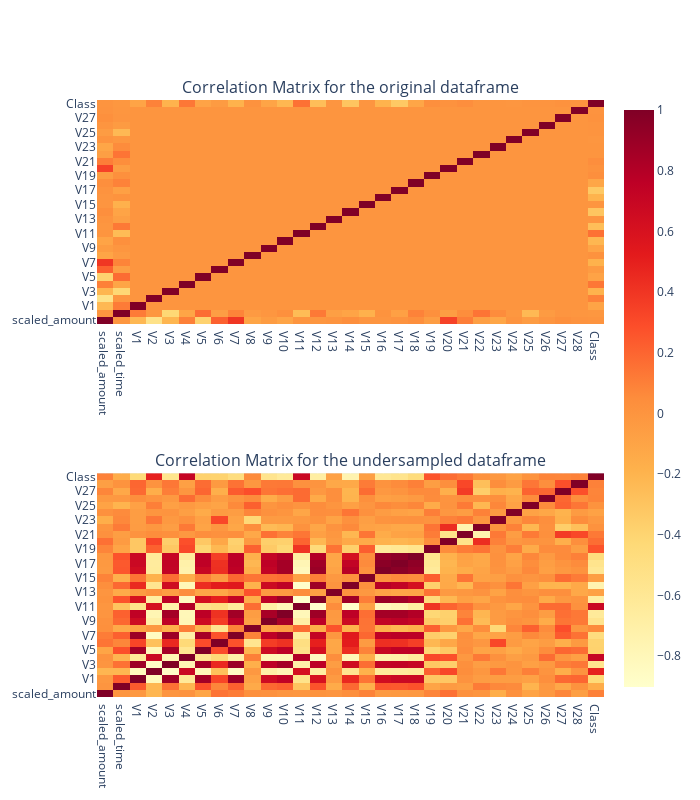

The cell this chart's notebook holds for it:
### Markdown cell above
### Heatmap 2:
In order to get a better view of what features influence a transaction to be fraudulant, it would be best to plot a heatmap on top of the randomly undersampled dataset where the class distribution(fraud vs non-fraud) is equal. As can be seen through the figure this heatmap shows a lot of correlation between the various features. Hence, this graph can prove to be handy in studying the features.

### Code cell
fig = make_subplots(rows=2, cols=1, 
                    subplot_titles=['Correlation Matrix for the original dataframe','Correlation Matrix for the undersampled dataframe'])

fig.add_trace(go.Heatmap(name='original df',z=df.corr().values,x=df.corr().index,y=df.corr().index,
                         coloraxis='coloraxis'),1,1)
fig.add_trace(go.Heatmap(name='undersampled df',z=df_rs.corr().values,x=df_rs.corr().index,y=df_rs.corr().index,
                         coloraxis='coloraxis'),2,1)
fig.update_layout(height=800,width=700,coloraxis = {'colorscale':'YlOrRd'})
fig.show()

### Figure 1 — Plotly figure (JSON) as saved in the notebook; plotly's stock layout.template omitted (floating-point values rounded to 4 significant figures; data arrays with more than 128 entries replaced by an {"elided": "..."} marker saying what was removed)
{"data": [{"coloraxis": "coloraxis", "name": "original df", "type": "heatmap", "x": ["scaled_amount", "scaled_time", "V1", "V2", "V3", "V4", "V5", "V6", "V7", "V8", "V9", "V10", "V11", "V12", "V13", "V14", "V15", "V16", "V17", "V18", "V19", "V20", "V21", "V22", "V23", "V24", "V25", "V26", "V27", "V28", "Class"], "xaxis": "x", "y": ["scaled_amount", "scaled_time", "V1", "V2", "V3", "V4", "V5", "V6", "V7", "V8", "V9", "V10", "V11", "V12", "V13", "V14", "V15", "V16", "V17", "V18", "V19", "V20", "V21", "V22", "V23", "V24", "V25", "V26", "V27", "V28", "Class"], "yaxis": "y", "z": {"elided": "31x31 float values"}}, {"coloraxis": "coloraxis", "name": "undersampled df", "type": "heatmap", "x": ["scaled_amount", "scaled_time", "V1", "V2", "V3", "V4", "V5", "V6", "V7", "V8", "V9", "V10", "V11", "V12", "V13", "V14", "V15", "V16", "V17", "V18", "V19", "V20", "V21", "V22", "V23", "V24", "V25", "V26", "V27", "V28", "Class"], "xaxis": "x2", "y": ["scaled_amount", "scaled_time", "V1", "V2", "V3", "V4", "V5", "V6", "V7", "V8", "V9", "V10", "V11", "V12", "V13", "V14", "V15", "V16", "V17", "V18", "V19", "V20", "V21", "V22", "V23", "V24", "V25", "V26", "V27", "V28", "Class"], "yaxis": "y2", "z": {"elided": "31x31 float values"}}], "layout": {"annotations": [{"font": {"size": 16}, "showarrow": false, "text": "Correlation Matrix for the original dataframe", "x": 0.5, "xanchor": "center", "xref": "paper", "y": 1, "yanchor": "bottom", "yref": "paper"}, {"font": {"size": 16}, "showarrow": false, "text": "Correlation Matrix for the undersampled dataframe", "x": 0.5, "xanchor": "center", "xref": "paper", "y": 0.375, "yanchor": "bottom", "yref": "paper"}], "coloraxis": {"colorscale": [[0, "rgb(255,255,204)"], [0.125, "rgb(255,237,160)"], [0.25, "rgb(254,217,118)"], [0.375, "rgb(254,178,76)"], [0.5, "rgb(253,141,60)"], [0.625, "rgb(252,78,42)"], [0.75, "rgb(227,26,28)"], [0.875, "rgb(189,0,38)"], [1, "rgb(128,0,38)"]]}, "height": 800, "width": 700, "xaxis": {"anchor": "y", "domain": [0, 1]}, "xaxis2": {"anchor": "y2", "domain": [0, 1]}, "yaxis": {"anchor": "x", "domain": [0.625, 1]}, "yaxis2": {"anchor": "x2", "domain": [0, 0.375]}}}
